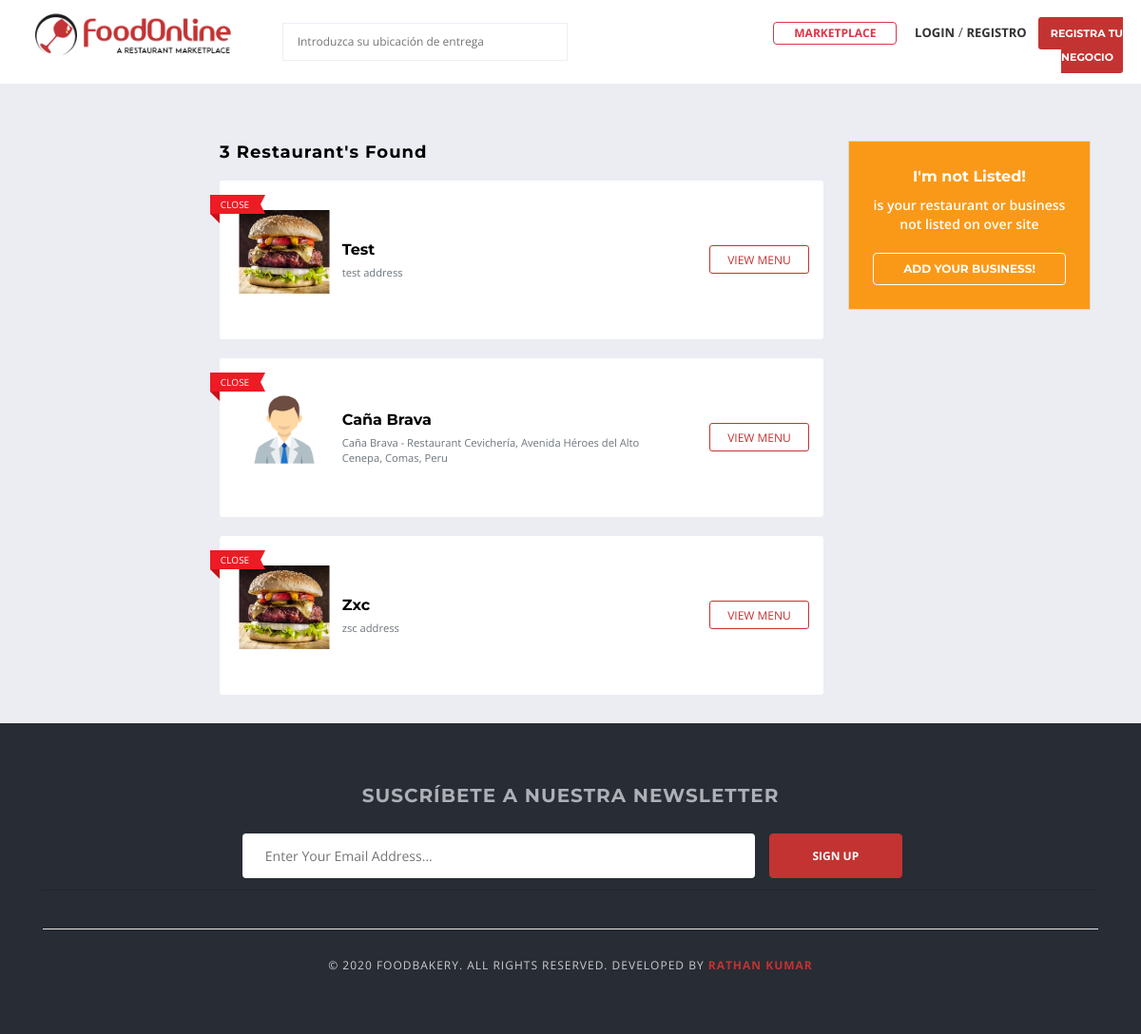
The app's page /marketplace/ with its own data.
### proveedor/models.py (models this page shows, shortened)
class Vendor(models.Model):
    user = models.OneToOneField(User, related_name='user', on_delete=models.CASCADE)
    user_profile = models.OneToOneField(UserProfile, related_name='userprofile', on_delete=models.CASCADE)
    vendor_name = models.CharField(max_length=50)
    vendor_slug = models.SlugField(max_length=100, unique=True)
    vendor_license = models.ImageField(upload_to='vendor/license')
    is_approved = models.BooleanField(default=False)
    created_at = models.DateTimeField(auto_now_add=True)
    modified_at = models.DateTimeField(auto_now=True)

### cuentas/models.py (models this page shows, shortened)
class UserProfile(models.Model):
    user = OneToOneField(User, on_delete=models.CASCADE)
    profile_picture = models.ImageField(upload_to='users/profile_pictures', blank=True, null=True)
    cover_photo = models.ImageField(upload_to='users/cover_photos', blank=True, null=True)
    address = models.CharField(max_length=250, blank=True, null=True)
    country = models.CharField(max_length=15, blank=True, null=True)
    state = models.CharField(max_length=50, blank=True, null=True)
    city = models.CharField(max_length=15, blank=True, null=True)
    pin_code = models.CharField(max_length=6, blank=True, null=True)
    latitude = models.CharField(max_length=20, blank=True, null=True)
    longitude = models.CharField(max_length=20, blank=True, null=True)
    created_at = models.DateTimeField(auto_now_add=True)
    modified_at = models.DateTimeField(auto_now=True)

### mercado/views.py (the view)
# urls.py: path('marketplace/', include('mercado.urls')),
def marketplace(request):
    vendors = Vendor.objects.filter(is_approved=True, user__is_active=True)
    vendor_count = vendors.count()
    context = {
        'vendors': vendors,
        'vendor_count': vendor_count,
    }
    return render(request, 'mercado/listings.html', context)

### cuentas/context_processors.py (called while the page is built)
def get_vendor(request):
    try:
        vendor = Vendor.objects.get(user=request.user)
    except:
        vendor = None
    return dict(vendor=vendor)

def get_google_api(request):
    return {'GOOGLE_API_KEY': settings.GOOGLE_API_KEY}

### mercado/context_processors.py (called while the page is built, shortened)
def get_cart_counter(request):
    cart_count = 0
    return dict(cart_count=cart_count)

def get_cart_amounts(request):
    subtotal = 0
    tax = 0
    grand_total = 0
    tax_dict = {}
    return dict(subtotal=subtotal, tax=tax, grand_total=grand_total, tax_dict=tax_dict)

### templates/mercado/listings.html (shortened to what this page needs)
{% extends 'base.html' %}
{% load static %}
{% block content %}
<div class="main-section">
  <div
    class="page-section nopadding cs-nomargin"
    style="
      margin-top: 0px;
      padding-top: 60px;
      padding-bottom: 10px;
      margin-bottom: 0px;
    "
  >
    <div class="container">
      <div class="row">
        <div class="col-lg-12 col-md-12 col-sm-12 col-xs-12">
          <div class="row">
            <aside class="col-lg-2 col-md-2 col-sm-12 col-xs-12"></aside>
            <div class="col-lg-7 col-md-7 col-sm-12 col-xs-12">
              <div class="listing-sorting-holder">
                <div class="row">
                  <div class="col-lg-12 col-md-12 col-sm-12 col-xs-12">
                    <h4>{{ vendor_count }} Restaurant's found</h4>
                  </div>
                </div>
              </div>
              <div class="listing simple">
                <ul>
                  {% for vendor in vendors %}
                  <li style="line-height: 15px">
                    <div class="img-holder">
                      <figure>
                        <a href="#">
                          {% if vendor.user_profile.profile_picture %}
                          <img
                            src="{{ vendor.user_profile.profile_picture.url }}"
                            class="img-list wp-post-image"
                            alt=""
                          />
                          {% else %}
                          <img
                            src="{% static 'images/default-profile.png' %}"
                            class="img-list wp-post-image"
                            alt=""
                          />
                          {% endif %}
                        </a>
                      </figure>
                      {% if vendor.is_open %}
                      <span class="restaurant-status open"
                        ><em class="bookmarkRibbon"></em>Open</span
                      >
                      {% else %}
                      <span class="restaurant-status close"
                        ><em class="bookmarkRibbon"></em>Close</span
                      >
                      {% endif %}
                    </div>
                    <div class="text-holder">
                      <div class="post-title">
                        <h5>
                          <a href="{% url 'vendor_detail' vendor.vendor_slug %}"
                            >{{ vendor.vendor_name }}</a
                          >
                        </h5>
                      </div>
                      {% if vendor.user_profile.address %}
                      <span
                        ><small class="text-muted"
                          >{{ vendor.user_profile.address }}</small
                        ></span
                      >
                      {% endif %}
                    </div>
                    <div class="list-option">
                      <a
                        href="{% url 'vendor_detail' vendor.vendor_slug %}"
                        class="viewmenu-btn text-color"
                        >View Menu</a
                      >
                    </div>
                  </li>
                  {% endfor %}
                </ul>
              </div>
            </div>
            <div class="section-sidebar col-lg-3 col-md-3 col-sm-12 col-xs-12">
              <div class="message-box" style="background-color: #fa9918">
                <strong>I'm not Listed!</strong
                ><span
                  >is your restaurant or business not listed on over site</span
                >
                <a href="{% url 'registerVendor' %}" class="request-btn"
                  >Add Your business!</a
                >
              </div>
            </div>
          </div>
        </div>
      </div>
    </div>
  </div>
</div>
{% endblock %}

### templates/base.html (style rules this page uses)
body, .main-section p, .mce-content-body p { font: Normal 14px/24px "Open Sans", sans-serif; letter-spacing: 0px; text-transform: none; color: #515151 !important; }

### records on screen
Vendor: vendor_name "Test", user_profile.address "test address"
Vendor: user_profile.profile_picture (picture), vendor_name "Caña Brava", user_profile.address "Caña Brava - Restaurant Cevichería, Avenida Héroes del Alto Cenepa, Comas, Peru"
Vendor: vendor_name "Zxc", user_profile.address "zsc address"

### other values on screen
{{ vendor_count }} "3"
